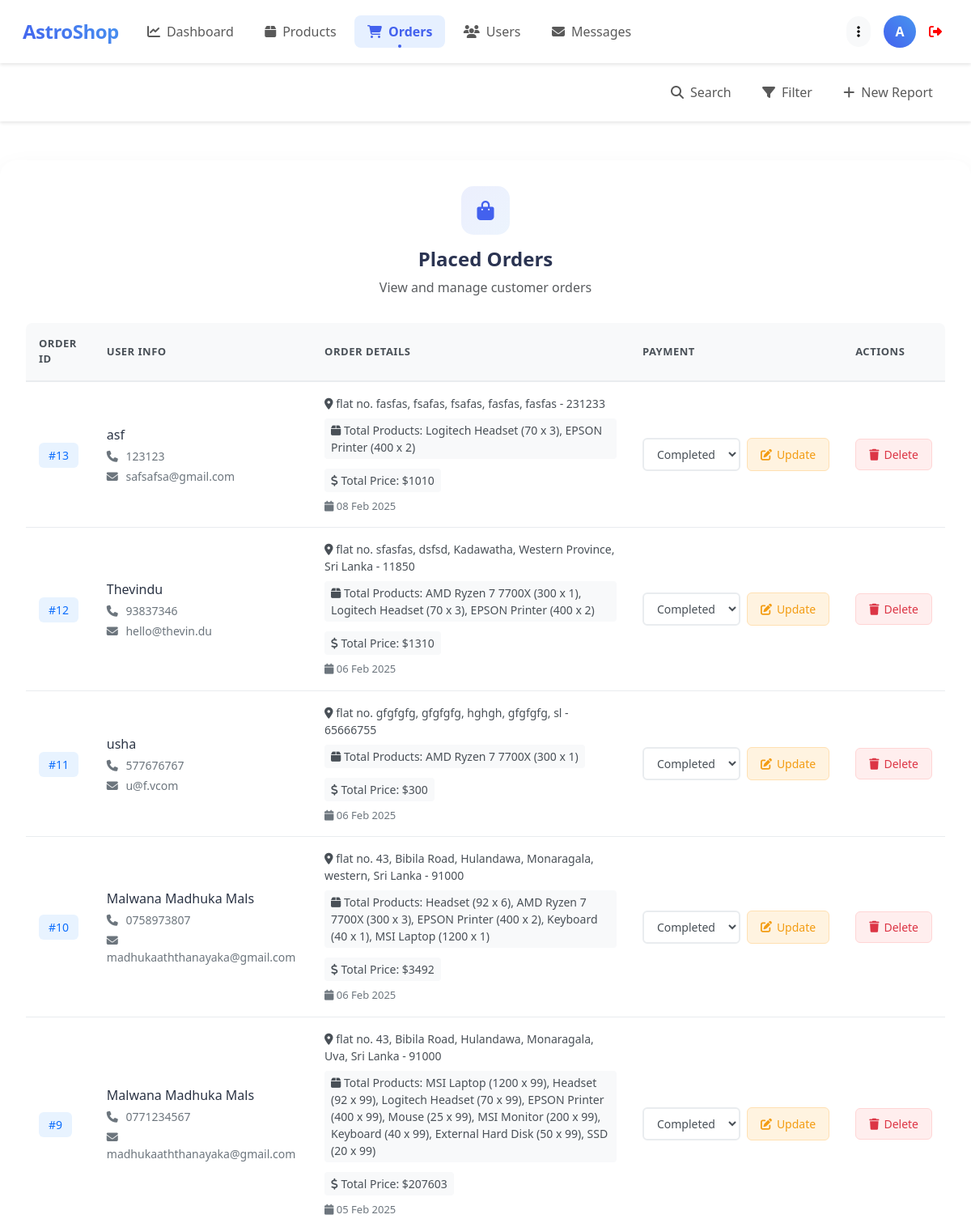
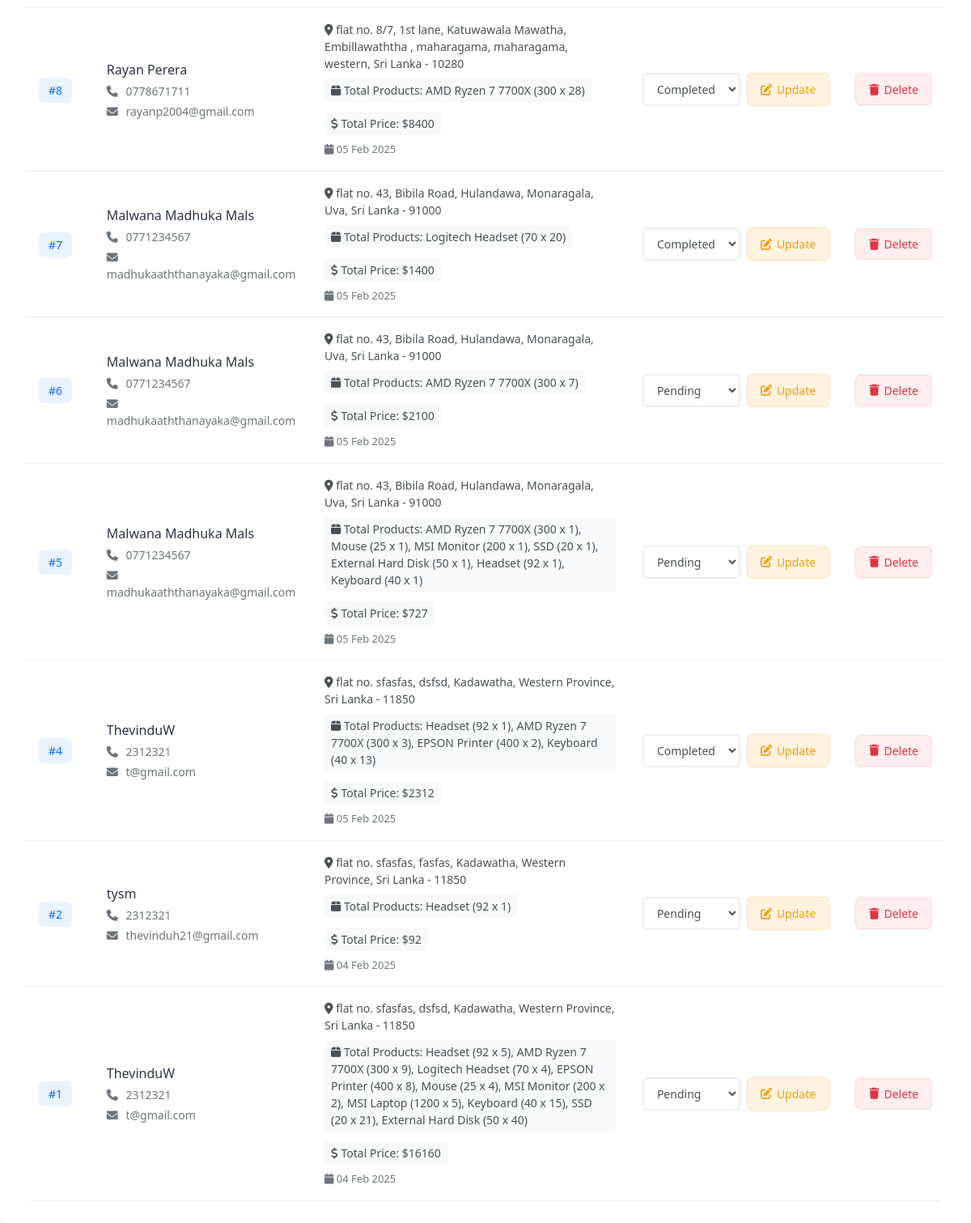
The app's page /admin/orders.php (signed in) with its own data (2 pictures, top to bottom).
### tables this page shows
CREATE TABLE `orders` (
  `id` int NOT NULL,
  `user_id` int NOT NULL,
  `name` varchar(20) NOT NULL,
  `number` varchar(10) NOT NULL,
  `email` varchar(50) NOT NULL,
  `method` varchar(50) NOT NULL,
  `address` varchar(500) NOT NULL,
  `total_products` varchar(1000) NOT NULL,
  `total_price` int NOT NULL,
  `placed_on` datetime NOT NULL DEFAULT CURRENT_TIMESTAMP,
  `payment_status` varchar(20) NOT NULL DEFAULT 'pending',
  `order_status` enum('pending','picked_up','delivered','cancelled') DEFAULT 'pending'
);

### admin/orders.php (the view, shortened to what this page needs)
<?php
include '../components/connect.php';
?>
<!DOCTYPE html>
<html lang="en">
<head>
   <link href="https://cdn.jsdelivr.net/npm/bootstrap@5.3.0/dist/css/bootstrap.min.css" rel="stylesheet">
   <link rel="stylesheet" href="https://cdnjs.cloudflare.com/ajax/libs/font-awesome/6.1.1/css/all.min.css">
</head>
<body>
<?php include '../components/admin_header_orders.php'; ?>
<section class="show-orders mt-5">
    <div class="content-card">
        <div class="card-header">
            <div class="header-icon">
                <i class="fas fa-shopping-bag"></i>
            </div>
            <h2 class="header-title">Placed Orders</h2>
            <p class="text-muted">View and manage customer orders</p>
        </div>
        <div class="table-container">
            <table class="modern-table">
                <thead>
                    <tr>
                        <th>Order ID</th>
                        <th>User Info</th>
                        <th>Order Details</th>
                        <th>Payment</th>
                        <th>Actions</th>
                    </tr>
                </thead>
                <tbody>
                <?php
                    $select_orders = $conn->prepare("SELECT * FROM `orders` ORDER BY placed_on DESC");
                    $select_orders->execute();
                    if($select_orders->rowCount() > 0){
                        while($fetch_orders = $select_orders->fetch(PDO::FETCH_ASSOC)){
                ?>
                    <tr>
                        <td>
                            <span class="id-badge">#<?= $fetch_orders['id']; ?></span>
                        </td>
                        <td>
                            <div class="user-details">
                                <span class="user-name"><?= $fetch_orders['name']; ?></span>
                                <span class="user-contact">
                                    <i class="fas fa-phone"></i> <?= $fetch_orders['number']; ?>
                                </span>
                                <span class="user-email">
                                    <i class="fas fa-envelope"></i> <?= $fetch_orders['email']; ?>
                                </span>
                            </div>
                        </td>
                        <td>
                            <div class="order-details">
                                <div class="order-address">
                                    <i class="fas fa-map-marker-alt"></i>
                                    <?= $fetch_orders['address']; ?>
                                </div>
                                <div class="order-products">
                                    <span class="total-products">
                                        <i class="fas fa-box"></i> Total Products: <?= $fetch_orders['total_products']; ?>
                                    </span>
                                    <span class="order-price">
                                        <i class="fas fa-dollar-sign"></i> Total Price: $<?= $fetch_orders['total_price']; ?>
                                    </span>
                                </div>
                                <div class="order-date">
                                    <i class="fas fa-calendar"></i>
                                    <?= date('d M Y', strtotime($fetch_orders['placed_on'])); ?>
                                </div>
                            </div>
                        </td>
                        <td>
                        <form action="" method="post" class="payment-form">
                <div class="d-flex gap-2">
                    <select name="payment_status" class="payment-status <?= $fetch_orders['payment_status'] == 'completed' ? 'status-completed' : 'status-pending' ?>">
                        <option value="pending" <?= $fetch_orders['payment_status'] == 'pending' ? 'selected' : ''; ?>>Pending</option>
                        <option value="completed" <?= $fetch_orders['payment_status'] == 'completed' ? 'selected' : ''; ?>>Completed</option>
                    </select>
                    <button type="submit" name="update_payment" class="btn-update">
                        <i class="fas fa-edit"></i> Update
                    </button>
                </div>
            </form>
                        </td>
                        <td>
                            <div class="action-buttons">
                                <a href="placed_orders.php?delete=<?= $fetch_orders['id']; ?>"
                                   onclick="return confirm('Are you sure you want to delete this order? This action cannot be undone.');"
                                   class="btn-delete">
                                    <i class="fas fa-trash"></i> Delete
                                </a>
                            </div>
                        </td>
                    </tr>
                <?php
                        }
                    }
                ?>
                </tbody>
            </table>
        </div>
    </div>
</section>
</body>
</html>

### components/admin_header_orders.php (shortened to what this page needs)
<nav class="navbar navbar-expand-lg modern-navbar sticky-top">
    <div class="container-fluid">
        <a class="navbar-brand" href="../admin/dashboard.php">
            AstroShop
        </a>
        <div class="collapse navbar-collapse" id="navbarContent">
            <ul class="navbar-nav me-auto mb-2 mb-lg-0">
                <li class="nav-item">
                    <a class="nav-link <?= basename($_SERVER['PHP_SELF']) == 'dashboard.php' ? 'active' : ''; ?>"
                       href="../admin/dashboard.php">
                        <i class="fas fa-chart-line me-2"></i>Dashboard
                    </a>
                </li>
                <li class="nav-item">
                    <a class="nav-link <?= basename($_SERVER['PHP_SELF']) == 'products.php' ? 'active' : ''; ?>"
                       href="../admin/products.php">
                        <i class="fas fa-box me-2"></i>Products
                    </a>
                </li>
                <li class="nav-item">
                    <a class="nav-link <?= basename($_SERVER['PHP_SELF']) == 'orders.php' ? 'active' : ''; ?>"
                       href="../admin/orders.php">
                        <i class="fas fa-shopping-cart me-2"></i>Orders
                    </a>
                </li>
                <li class="nav-item">
                    <a class="nav-link <?= basename($_SERVER['PHP_SELF']) == 'users.php' ? 'active' : ''; ?>"
                       href="../admin/users.php">
                        <i class="fas fa-users me-2"></i>Users
                    </a>
                </li>
                <li class="nav-item">
                    <a class="nav-link <?= basename($_SERVER['PHP_SELF']) == 'messages.php' ? 'active' : ''; ?>"
                       href="../admin/messages.php">
                        <i class="fas fa-envelope me-2"></i>Messages
                    </a>
                </li>
            </ul>
            <?php
                $select_profile = $conn->prepare("SELECT * FROM `admins` WHERE id = ?");
                $select_profile->execute([$admin_id]);
                $fetch_profile = $select_profile->fetch(PDO::FETCH_ASSOC);
            ?>
            <div class="profile-section">
                <div class="dropdown">
                    <button class="btn btn-light rounded-pill" data-bs-toggle="dropdown">
                        <i class="fas fa-ellipsis-v"></i>
                    </button>
                </div>
                <div class="dropdown">
                    <div class="profile-image" role="button" data-bs-toggle="dropdown">
                        <?= strtoupper(substr($fetch_profile['name'], 0, 1)); ?>
                    </div>
                </div>
                <a href="../components/admin_logout.php"
                   class=""
                   style="text-decoration: none; color: red;"
                   onclick="return confirm('Are you sure you want to logout?');">
                    <i class="fas fa-sign-out-alt me-2"></i>
                </a>
            </div>
        </div>
    </div>
</nav>
<nav class="navbar navbar-expand-lg modern-navbar">
    <div class="container-fluid">
        <div class="collapse navbar-collapse" id="secondaryNavContent">
            <ul class="navbar-nav ms-auto">
                <li class="nav-item">
                    <a class="nav-link" href="#">
                        <i class="fas fa-search me-2"></i>Search
                    </a>
                </li>
                <li class="nav-item">
                    <a class="nav-link" href="#">
                        <i class="fas fa-filter me-2"></i>Filter
                    </a>
                </li>
                <li class="nav-item">
                    <a class="nav-link" href="../admin/salesreport.php">
                        <i class="fas fa-plus me-2"></i>New Report
                    </a>
                </li>
            </ul>
        </div>
    </div>
</nav>

### components/admin_header_orders.php (style rules this page uses)
:root { --primary-color: #4361ee; --secondary-color: #3f37c9; --accent-color: #4895ef; }
.modern-navbar { background: white; padding: 1rem; box-shadow: 0 2px 15px rgba(0,0,0,0.05); }
.navbar-brand { font-size: 1.5rem; font-weight: 700; background: linear-gradient(45deg, var(--primary-color), var(--accent-color)); -webkit-background-clip: text; -webkit-text-fill-color: transparent; letter-spacing: -0.5px; }
.nav-link { position: relative; padding: 0.5rem 1rem !important; margin: 0 0.2rem; border-radius: 8px; transition: all 0.3s ease; }
.nav-link.active { background: rgba(67, 97, 238, 0.1); color: var(--primary-color) !important; font-weight: 600; }
.nav-link.active::after { content: ''; position: absolute; bottom: 0; left: 50%; transform: translateX(-50%); width: 4px; height: 4px; border-radius: 50%; background-color: var(--primary-color); }
.profile-section { display: flex; align-items: center; gap: 1rem; }
.profile-image { width: 40px; height: 40px; border-radius: 10px; background: linear-gradient(45deg, var(--primary-color), var(--accent-color)); display: flex; align-items: center; justify-content: center; color: white; font-weight: 600; }
.modern-navbar { background-color: #fff; box-shadow: 0 2px 4px rgba(0,0,0,0.1); }
.profile-image { width: 40px; height: 40px; background-color: #0d6efd; color: white; border-radius: 50%; display: flex; align-items: center; justify-content: center; font-weight: bold; cursor: pointer; }
.nav-link { padding: 0.5rem 1rem; border-radius: 0.5rem; transition: all 0.3s; }
.nav-link:hover, .nav-link.active { background-color: rgba(13, 110, 253, 0.1); color: #0d6efd; }

### records on screen
orders: id "13", name "asf", number "123123", email "safsafsa@gmail.com", address "flat no. fasfas, fsafas, fsafas, fasfas, fasfas - 231233", total_products "Logitech Headset (70 x 3), EPSON Printer (400 x 2)", total_price "1010", placed_on "08 Feb 2025", payment_status "Completed"
orders: id "12", name "Thevindu", number "93837346", email "hello@thevin.du", address "flat no. sfasfas, dsfsd, Kadawatha, Western Province, Sri Lanka - 11850", total_products "AMD Ryzen 7 7700X (300 x 1), Logitech Headset (70 x 3), EPSON Printer (400 x 2)", total_price "1310", placed_on "06 Feb 2025", payment_status "Completed"
orders: id "11", name "usha", number "577676767", email "u@f.vcom", address "flat no. gfgfgfg, gfgfgfg, hghgh, gfgfgfg, sl - 65666755", total_products "AMD Ryzen 7 7700X (300 x 1)", total_price "300", placed_on "06 Feb 2025", payment_status "Completed"
orders: id "10", name "Malwana Madhuka Mals", number "0758973807", email "madhukaaththanayaka@gmail.com", address "flat no. 43, Bibila Road, Hulandawa, Monaragala, western, Sri Lanka - 91000", total_products "Headset (92 x 6), AMD Ryzen 7 7700X (300 x 3), EPSON Printer (400 x 2), Keyboard (40 x 1), MSI Laptop (1200 x 1)", total_price "3492", placed_on "06 Feb 2025", payment_status "Completed"
orders: id "9", name "Malwana Madhuka Mals", number "0771234567", email "madhukaaththanayaka@gmail.com", address "flat no. 43, Bibila Road, Hulandawa, Monaragala, Uva, Sri Lanka - 91000", total_products "MSI Laptop (1200 x 99), Headset (92 x 99), Logitech Headset (70 x 99), EPSON Printer (400 x 99), Mouse (25 x 99), MSI Monitor (200 x 99), Keyboard (40 x 99), External Hard Disk (50 x 99), SSD (20 x 99)", total_price "207603", placed_on "05 Feb 2025", payment_status "Completed"
orders: id "8", name "Rayan Perera", number "0778671711", email "rayanp2004@gmail.com", address "flat no. 8/7, 1st lane, Katuwawala Mawatha, Embillawaththa , maharagama, maharagama, western, Sri Lanka - 10280", total_products "AMD Ryzen 7 7700X (300 x 28)", total_price "8400", placed_on "05 Feb 2025", payment_status "Completed"
orders: id "7", name "Malwana Madhuka Mals", number "0771234567", email "madhukaaththanayaka@gmail.com", address "flat no. 43, Bibila Road, Hulandawa, Monaragala, Uva, Sri Lanka - 91000", total_products "Logitech Headset (70 x 20)", total_price "1400", placed_on "05 Feb 2025", payment_status "Completed"
orders: id "6", name "Malwana Madhuka Mals", number "0771234567", email "madhukaaththanayaka@gmail.com", address "flat no. 43, Bibila Road, Hulandawa, Monaragala, Uva, Sri Lanka - 91000", total_products "AMD Ryzen 7 7700X (300 x 7)", total_price "2100", placed_on "05 Feb 2025", payment_status "Pending"
orders: id "5", name "Malwana Madhuka Mals", number "0771234567", email "madhukaaththanayaka@gmail.com", address "flat no. 43, Bibila Road, Hulandawa, Monaragala, Uva, Sri Lanka - 91000", total_products "AMD Ryzen 7 7700X (300 x 1), Mouse (25 x 1), MSI Monitor (200 x 1), SSD (20 x 1), External Hard Disk (50 x 1), Headset (92 x 1), Keyboard (40 x 1)", total_price "727", placed_on "05 Feb 2025", payment_status "Pending"
orders: id "4", name "ThevinduW", number "2312321", email "t@gmail.com", address "flat no. sfasfas, dsfsd, Kadawatha, Western Province, Sri Lanka - 11850", total_products "Headset (92 x 1), AMD Ryzen 7 7700X (300 x 3), EPSON Printer (400 x 2), Keyboard (40 x 13)", total_price "2312", placed_on "05 Feb 2025", payment_status "Completed"
orders: id "2", name "tysm", number "2312321", email "thevinduh21@gmail.com", address "flat no. sfasfas, fasfas, Kadawatha, Western Province, Sri Lanka - 11850", total_products "Headset (92 x 1)", total_price "92", placed_on "04 Feb 2025", payment_status "Pending"
orders: id "1", name "ThevinduW", number "2312321", email "t@gmail.com", address "flat no. sfasfas, dsfsd, Kadawatha, Western Province, Sri Lanka - 11850", total_products "Headset (92 x 5), AMD Ryzen 7 7700X (300 x 9), Logitech Headset (70 x 4), EPSON Printer (400 x 8), Mouse (25 x 4), MSI Monitor (200 x 2), MSI Laptop (1200 x 5), Keyboard (40 x 15), SSD (20 x 21), External Hard Disk (50 x 40)", total_price "16160", placed_on "04 Feb 2025", payment_status "Pending"

### other values on screen
substr($fetch_profile['name'], 0, 1) "A"
